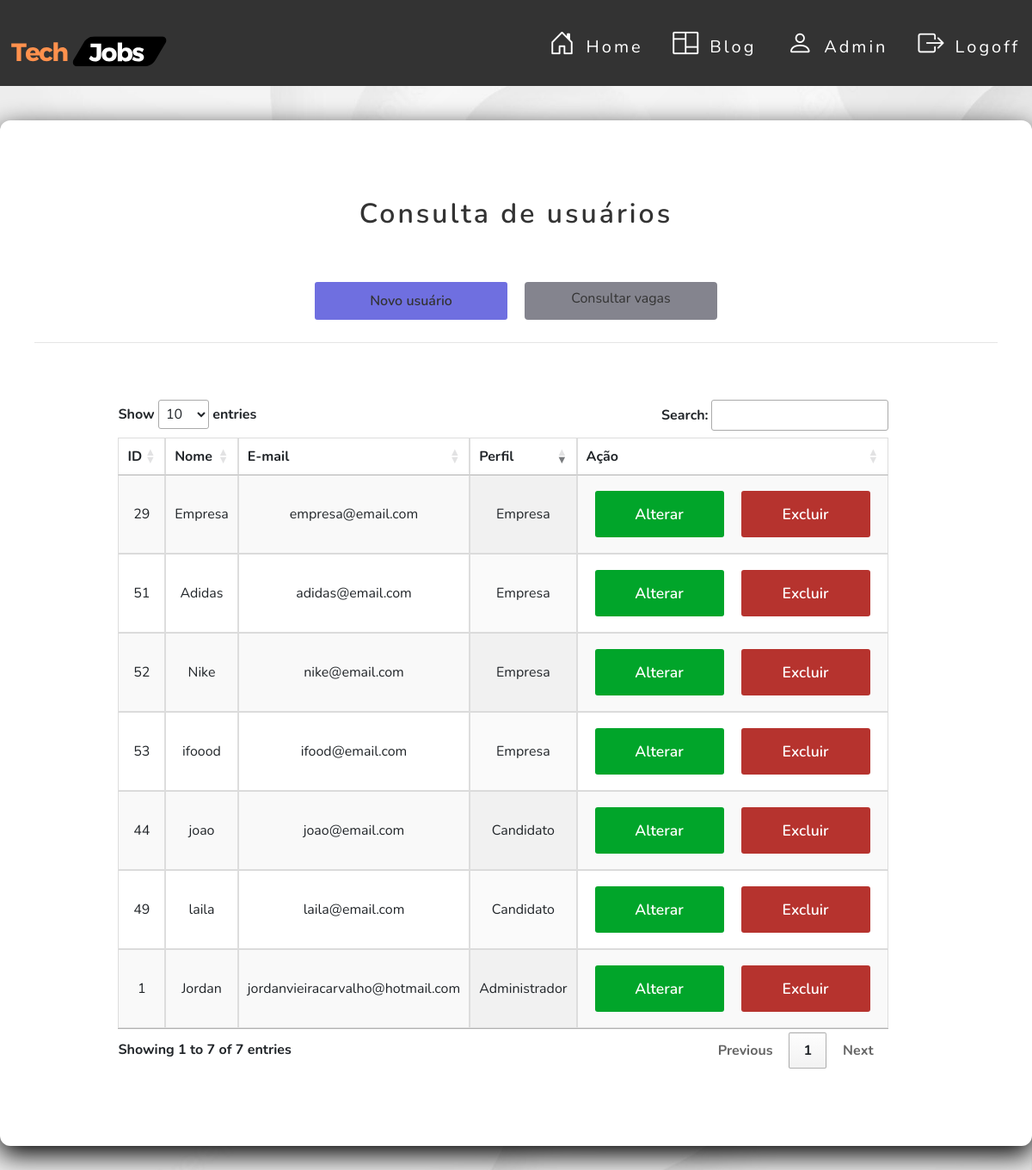
Page /usuarios/administrador/index.php on the earlier database version.
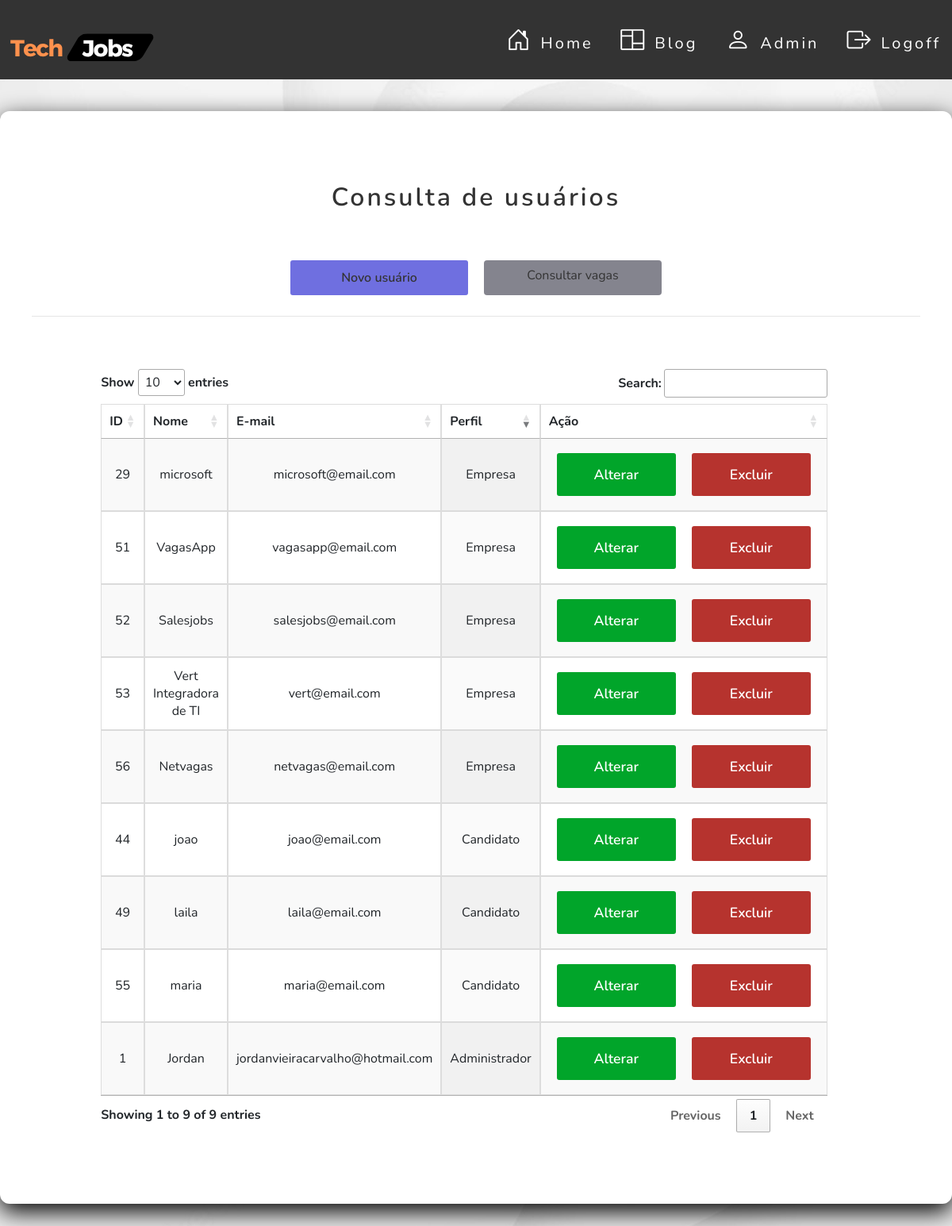
Same page on the later database version.
### tables this page shows
CREATE TABLE `usuario` (
  `id` int NOT NULL,
  `nome` varchar(40) DEFAULT NULL,
  `razao_social` varchar(50) DEFAULT NULL,
  `cpf` varchar(20) DEFAULT NULL,
  `cnpj` varchar(18) DEFAULT NULL,
  `senha` varchar(50) DEFAULT NULL,
  `email` varchar(50) NOT NULL,
  `sexo` varchar(20) DEFAULT NULL,
  `ddi` varchar(6) DEFAULT NULL,
  `ddd` varchar(20) DEFAULT NULL,
  `numero` varchar(17) DEFAULT NULL,
  `cep` varchar(15) DEFAULT NULL,
  `cidade` varchar(30) DEFAULT NULL,
  `logradouro` varchar(10) DEFAULT NULL,
  `bairro` varchar(30) DEFAULT NULL,
  `lote` varchar(10) DEFAULT NULL,
  `rua` varchar(30) DEFAULT NULL,
  `complemento` varchar(20) DEFAULT NULL,
  `curriculo` varchar(100) DEFAULT NULL,
  `perfil_id` int DEFAULT NULL
);

CREATE TABLE `perfil` (
  `id` int NOT NULL,
  `nome` varchar(50) NOT NULL
);

### src/database/conexao.php (called while the page is built)
<?php
class Conexao
{
    public static function getConexao()
    {
        try {
            return new PDO("mysql:host=127.0.0.1;dbname=techjobsdb", "root", "");
        } catch (\PDOException $e) {
            echo 'Error ao conectar com banco de dados. ' . $e->getMessage();
            return null;
        }
    }
}

### src/dao/usuariodao.php (called while the page is built, shortened)
<?php
include_once __DIR__ . '/../database/conexao.php';
class  UsuarioDAO
{
    private $dbh;
    public function __construct()
    {
        $this->dbh = Conexao::getConexao();
    }
    public function getAll()
    {
        $query = "SELECT * FROM usuario";
        $stmt = $this->dbh->query($query);
        $rows = $stmt->fetchAll();
        $this->dbh = null;
        return $rows;
    }
}

### src/dao/perfildao.php (called while the page is built, shortened)
<?php
include_once __DIR__ . '/../database/conexao.php';
class  PerfilDAO
{
    private $dbh;
    public function __construct()
    {
        $this->dbh = Conexao::getConexao();
    }
    public function getById(int $id)
    {
        $query = "SELECT * FROM perfil WHERE id = :id";
        $stmt = $this->dbh->prepare($query);
        $stmt->bindParam(":id", $id);
        $stmt->execute();
        $row = $stmt->fetch(PDO::FETCH_BOTH);
        $this->dbh = null;
        return $row;
    }
}

### usuarios/administrador/index.php (the view, shortened to what the changed rows need)
<?php
require_once __DIR__ . '/../../src/dao/usuariodao.php';
require_once __DIR__ . '/../../src/dao/perfildao.php';
$dao = new UsuarioDAO();
$usuarios = $dao->getAll();
$quantidadeRegistros = count($usuarios);
?>
<link href="../../assets/css/button.css" rel="stylesheet">
<link href="../../assets/css/style.css" rel="stylesheet">
<link href="../../assets/css/usuario.css" rel="stylesheet">
<link rel="stylesheet"
      href="https://maxcdn.bootstrapcdn.com/bootstrap/4.0.0/css/bootstrap.min.css"
>
<link rel="stylesheet" href="https://cdn.jsdelivr.net/npm/bootstrap-icons@1.11.1/font/bootstrap-icons.css">
<link rel="stylesheet" href="https://cdnjs.cloudflare.com/ajax/libs/font-awesome/4.7.0/css/font-awesome.min.css"
/>
<link href="https://unpkg.com/progressive-image@1.2.0/dist/index.css" rel="stylesheet" type="text/css">
<link href="https://unpkg.com/aos@2.3.1/dist/aos.css" rel="stylesheet">
<link rel="stylesheet" href="https://cdn.jsdelivr.net/npm/bootstrap-icons@1.11.1/font/bootstrap-icons.css">
<link href=" https://cdn.datatables.net/1.13.6/css/jquery.dataTables.min.css" rel="stylesheet" type="text/css"/>
<main class="main-information">
    <div class="card-information">
        <header class="card-information-header">
            <h2>Consulta de usuários</h2>
        </header>
        <div class="container">
            <div class="row text ">
                <div class="col-md-12">
                    <div class="card-body font-weight-bold card-information-main">
                        <div class="card-information-box">
                            <section>
                                <table id="example" class="display" style="width:100%">
                                    <thead>
                                    <tr>
                                        <th>ID</th>
                                        <th>Nome</th>
                                        <th>E-mail</th>
                                        <th>Perfil</th>
                                        <th>Ação</th>
                                    </tr>
                                    </thead>
                                    <tbody>
                                    <?php if ($quantidadeRegistros == "0") : ?>
                                        <tr>
                                            <td colspan="4">Não existem usuários cadastrados.</td>
                                        </tr>
                                    <?php else : ?>
                                        <?php foreach ($usuarios as $usuario):
                                            $id = $usuario['perfil_id'];
                                            $dao1 = new PerfilDAO();
                                            $perfil = $dao1->getById($id);
                                            ?>
                                            <tr>
                                                <td><?php echo $usuario['id']; ?></td>
                                                <td><?= htmlspecialchars($usuario['nome']); ?></td>
                                                <td><?= htmlspecialchars($usuario['email']); ?></td>
                                                <td><?= htmlspecialchars($perfil['nome']); ?></td>
                                                <td class="td__operacao">
                                                    <a class="btnalterar"
                                                       href="edit.php?id=<?= $usuario['id']; ?>">Alterar</a>
                                                    <a class="btnexcluir"
                                                       href="delete.php?id=<?= $usuario['id']; ?>"
                                                       onclick="return confirm('Deseja confirmar a operação?');">Excluir</a>
                                                </td>
                                            </tr>
                                        <?php endforeach; ?>
                                    <?php endif; ?>
                                    </tbody>
                                </table>
                            </section>
                        </div>
                    </div>
                </div>
            </div>
        </div>
    </div>
</main>

Differences in the rows shown:
changed usuario id 29: nome "Empresa" → "microsoft"; email "empresa@email.com" → "microsoft@email.com"
changed usuario id 51: nome "Adidas" → "VagasApp"; email "adidas@email.com" → "vagasapp@email.com"
changed usuario id 52: nome "Nike" → "Salesjobs"; email "nike@email.com" → "salesjobs@email.com"
changed usuario id 53: nome "ifoood" → "Vert Integradora de TI"; email "ifood@email.com" → "vert@email.com"
added usuario: id "55", nome "maria", email "maria@email.com", perfil.nome "Candidato"
added usuario: id "56", nome "Netvagas", email "netvagas@email.com", perfil.nome "Empresa"
Other differences:
text written by a page script: "Show entries Search: Showing 1 to 7 of 7 entries Previous 1 Next" → "Show entries Search: Showing 1 to 9 of 9 entries Previous 1 Next"
